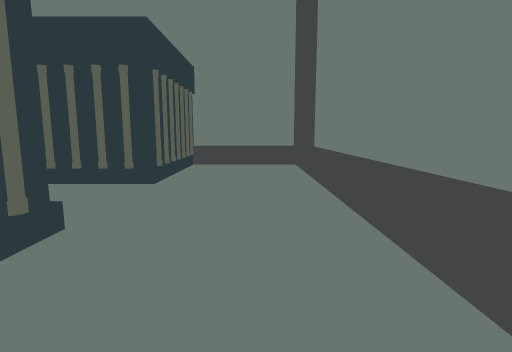
[1] (above)

18 first-person views from a walk through a 3-D level made in the Unity game engine. The camera is 1.3 m above the floor, tilts 8° down and sees 80° across. The floor is counted in squares, 1 m on a side. Each view is taken from the middle of a square. On the plan, view 1 faces up. The plan holds only what a view shows up to about 14 squares ahead; the rest is blank.

[2]
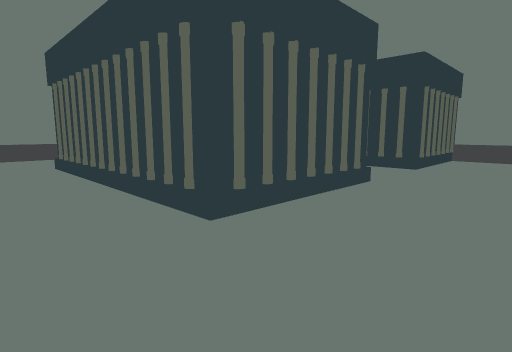

[3]
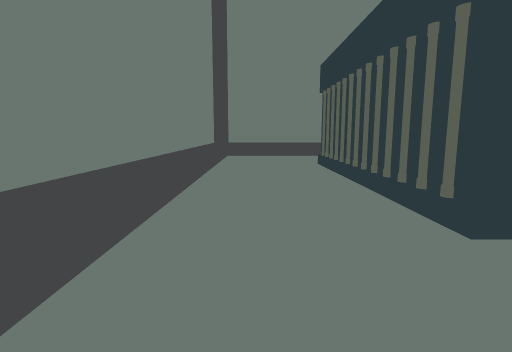

[4]
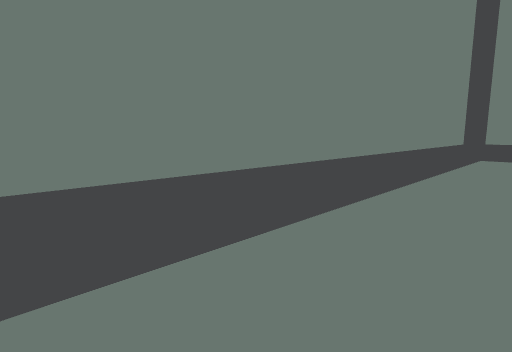

[5]
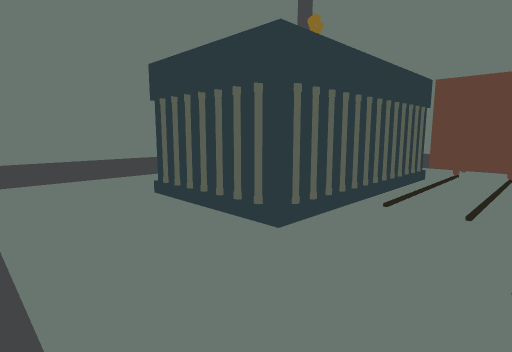

[6]
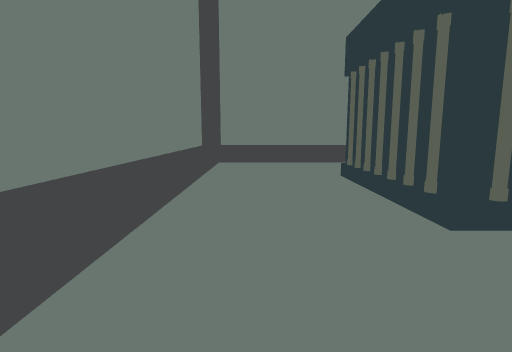

[7]
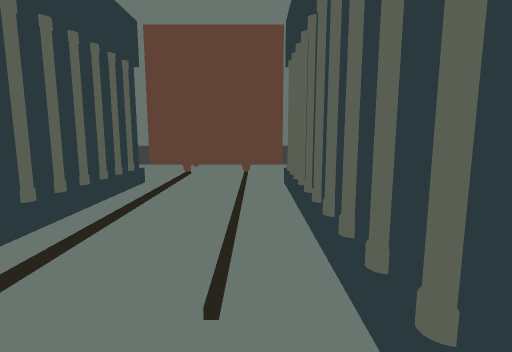

[8]
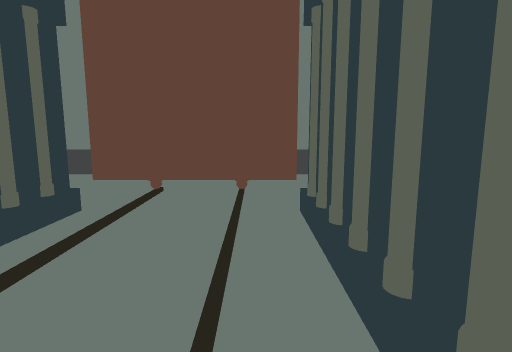

[9]
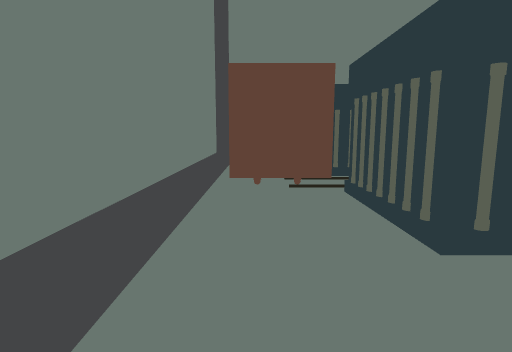

[10]
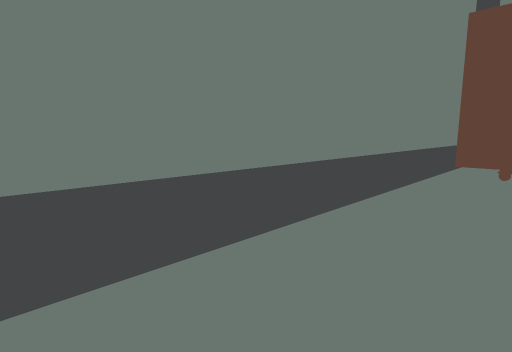

[11]
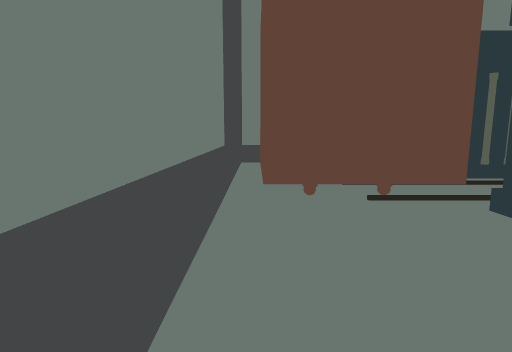

[12]
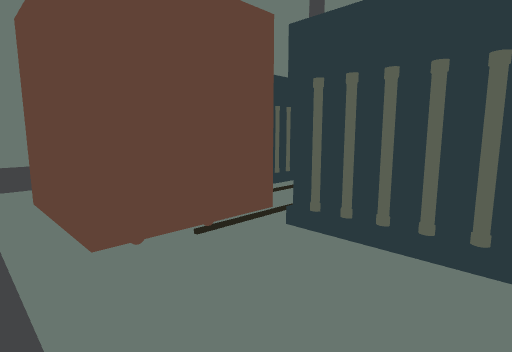

[13]
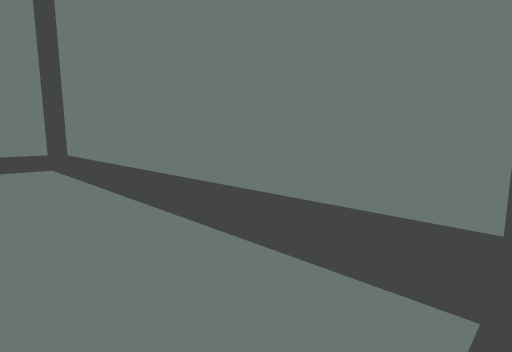

[14]
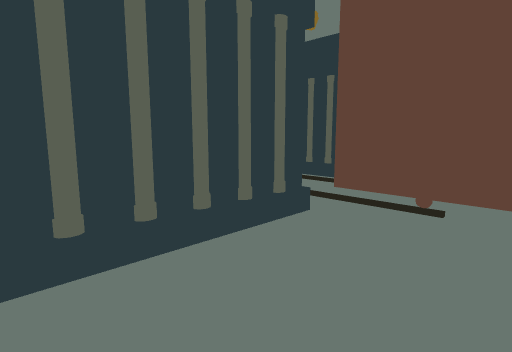

[15]
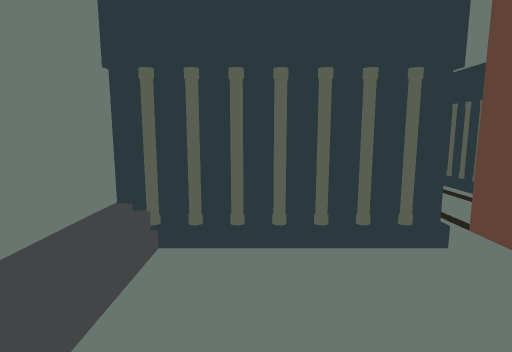

[16]
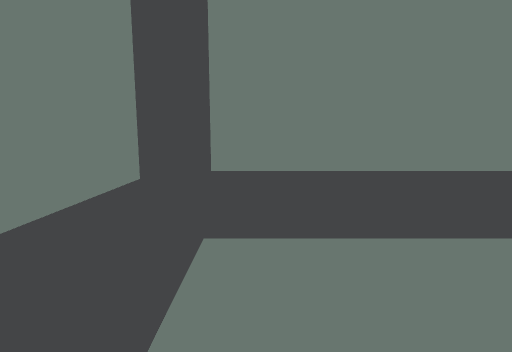

[17]
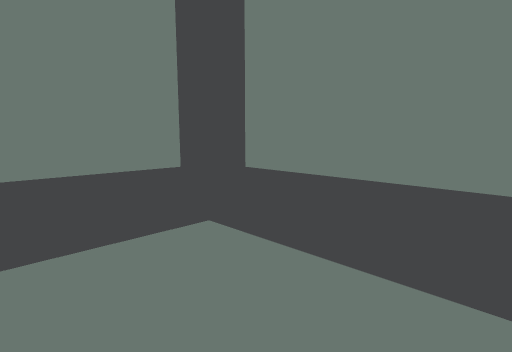

[18]
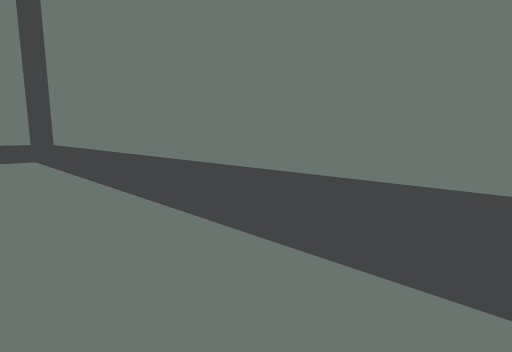

### Floor plan
Key: @ floor where view 1 was taken; # wall or solid block; . floor; / step, stairs or slope; B block.
Columns run from 18 left of view 1 to 3 right of it. Each row starts with its distance up from view 1.
 14  ######        ######
 13 ##////#        #////##
 12 #/....#        #..../#
 11 #/....#        #..../#
 10 #/....#        #..../#
  9 #/....#        #..../#
  8 #/BBBB##########..../#
  7 #/B BB............../#
  6 #/B  B............../#
  5 #/BBBB............../#
  4 #/BBBB##########..../#
  3 #/....#        #..../#
  2 #/....#        #..../#
  1 #/....#        #..../#
  0 #/....#        #..@./#
 -1 #/....##########..../#
 -2 #/................../#
 -3 #/................../#
 -4 #/................../#
 -5 #/................../#
 -6 ##//////////////////##
 -7  ####################

Positions as (right, up) in squares from view 1, and headings:
1: (0, 0), facing up
2: (1, -4), facing up-left
3: (1, -4), facing left
4: (1, -3), facing down-left
5: (2, 8), facing down-left
6: (0, 8), facing down
7: (-4, 7), facing left
8: (-7, 7), facing left
9: (-15, -6), facing up
10: (-14, -5), facing up-left
11: (-16, -1), facing up
12: (-17, 0), facing up-right
13: (-17, -2), facing down-right
14: (-15, 12), facing down-right
15: (-17, 11), facing right
16: (-16, 9), facing up
17: (-13, 10), facing up-left
18: (-1, -4), facing up-right
